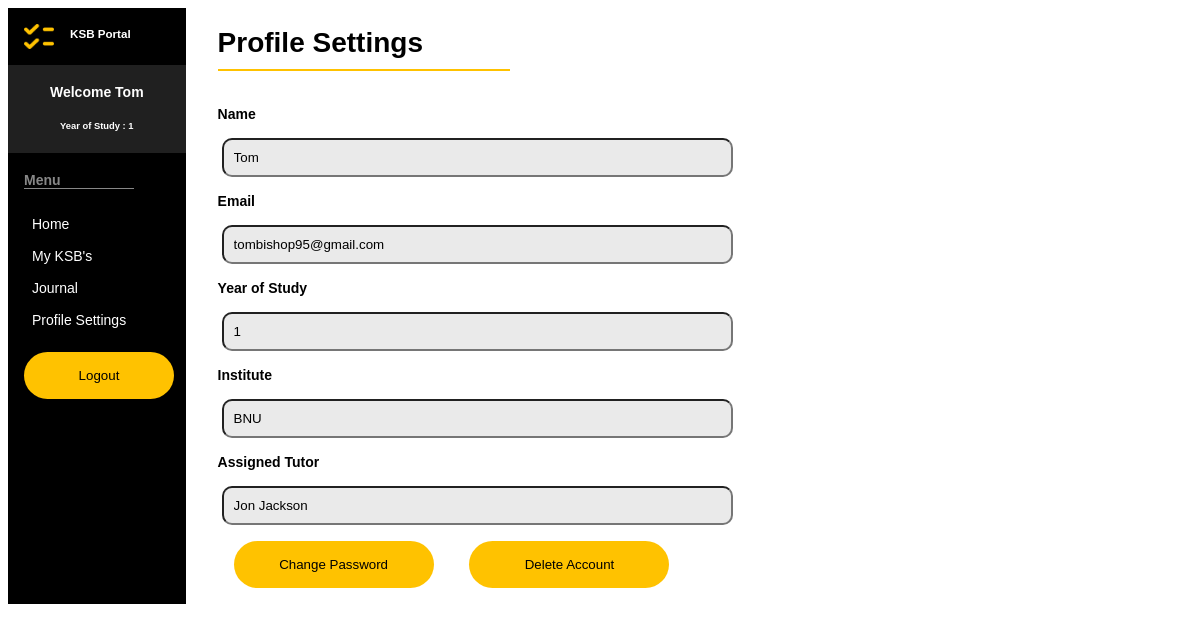
The app's page /profile.php (signed in) with its own data.
### tables this page shows
CREATE TABLE `users` (
  `ID` int(11) NOT NULL,
  `Name` varchar(50) NOT NULL,
  `Email` varchar(100) NOT NULL,
  `Username` varchar(50) NOT NULL,
  `Password` varchar(255) NOT NULL,
  `Year` int(4) NOT NULL DEFAULT 2021,
  `Institute` varchar(100) NOT NULL DEFAULT 'Buckinghamshire New University',
  `Tutor` varchar(50) NOT NULL DEFAULT 'Jon Jackson'
);

### profile.php (the view, shortened to what this page needs)
<?php
include('lib/connection.php');
$username=$_SESSION['username'];
$sql="SELECT * FROM users WHERE Username='$username'";
$result=mysqli_query($conn,$sql);
$rows=mysqli_num_rows($result);
if($rows>0)
{
	$array=mysqli_fetch_assoc($result);
}
?>
<!DOCTYPE HTML>
<html lang="en">
<head>
	<link rel="stylesheet" type="text/css" href="resources/css/mainStyle.css">
</head>
<body>
	<div class="sideNav">
		<div class="navHeader">
			<img src="resources/images/logo.png">
			<h5>KSB Portal</h5>
		</div>
		<div class="user">
			<h4>Welcome <?php echo $array['Name']; ?></h6>
				<h6 class="year">Year of Study : <?php echo $array['Year']; ?></h5>
				</div>
				<div class="nav">
					<h4>Menu</h4>
					<a href="home.php">Home</a>
					<a href="ksb.php">My KSB's</a>
					<a href="journal.php">Journal</a>
					<a href="profile.php">Profile Settings</a>
				</div>
				<a href="logout.php"><button class="btn"type ="submit">Logout</button></a>
			</div>
			<div class="profile">
				<div class="title">
					<h1>Profile Settings</h1>
				</div>
				<form class="form" method ="post" action="">
					<div class="readOnly">
						<span class="fieldName">Name</span>
						<input type="text" value="<?php echo $array['Name']?>" readonly="">
						<span class="fieldName">Email</span>
						<input type="email" value="<?php echo $array['Email']?>" readonly="">
						<span class="fieldName">Year of Study</span>
						<input type="text" value="<?php echo $array['Year']?>" readonly="">
						<span class="fieldName">Institute</span>
						<input type="text" value="<?php echo $array['Institute']?>" readonly="">
						<span class="fieldName">Assigned Tutor</span>
						<input type="text" value="<?php echo $array['Tutor']?>" readonly="">
					</div>
				</form>
				<a href="changePassword.php"><button class="btn"type ="submit">Change Password</button></a>
				<a href="deleteAccount.php"><button class="btn"type ="submit">Delete Account</button></a>
			</div>
		</body>
		</html>

### resources/css/mainStyle.css (style rules this page uses)
body { display: flex; flex-direction: row; font-family: Heebo; }
.sideNav { width: 15%; background-color: #000000; color: #fff; display: flex; flex-direction: column; align-items: flex-start; }
.navHeader { display: flex; flex-direction: row; }
.navHeader img { width: 30px; height: 25px; margin: 1rem; }
.user { background-color: #202020; width: 100%; text-align: center; }
.nav { display: flex; margin-left: 1rem; flex-direction: column; }
.nav h4 { color: #878787; border-bottom: 1px solid #878787; width: 100%; }
.nav a { text-decoration: none; color: #fff; margin: 0.5rem; }
.sideNav .btn { width: 150px; }
.profile { width: 85%; background-color: #fff; margin-left: 2rem; }
.title h1 { padding-bottom: 10px; border-bottom: 2px solid #FFC200; width: 30%; }
.form { display: flex; flex-direction: column; }
.fieldName { font-weight: 900; margin-bottom: 1rem; margin-top: 1rem; }
.readOnly { display: flex; flex-direction: column; }
input[type=text], input[type=password], input[type=email] { background-color: #EAEAEA; border-radius: 10px; padding:10px; margin-left: 0.25rem; width: 50%; }
.btn { width: 200px; padding: 1rem; background-color: #FFC200; border: none; border-radius: 25px; font-family: 1rem; margin: 1rem; }

### profile.php (style rules this page uses)
body { font: 14px sans-serif; }

### records on screen
users: Name "Tom", Year "1", Email "tombishop95@gmail.com", Institute "BNU", Tutor "Jon Jackson"
